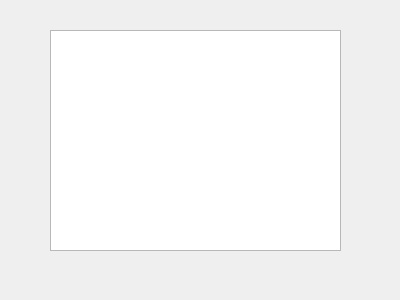
<?xml version="1.0" encoding="UTF-8"?>
<ui version="4.0">
 <class>dat</class>
 <widget class="QWidget" name="dat">
  <property name="geometry">
   <rect>
    <x>0</x>
    <y>0</y>
    <width>400</width>
    <height>300</height>
   </rect>
  </property>
  <property name="windowTitle">
   <string>Form</string>
  </property>
  <widget class="QTableView" name="tableView">
   <property name="geometry">
    <rect>
     <x>50</x>
     <y>30</y>
     <width>291</width>
     <height>221</height>
    </rect>
   </property>
  </widget>
 </widget>
 <resources/>
 <connections/>
</ui>
